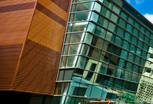
#> input picture images/t2_1.png, 153 x 104 px, shrunk from 543 x 371 before the run; its folder holds 4 pictures in this run
$ python t2.py
#> lines starting #> are read from the running program, lines starting #| are printed output that depends on the picture; pictures that were not available may be replaced by others from this repository, and a replacement may not be noted
# 1. Only add your code inside the function (including newly improted packages).
#  You can design a new function and call the new function in the given functions.
# 2. For bonus: Give your own picturs. If you have N pictures, name your pictures such as ["t3_1.png", "t3_2.png", ..., "t3_N.png"], and put them inside the folder "images".
# 3. Not following the project guidelines will result in a 10% reduction in grades

import cv2
import numpy as np
import json
import matplotlib.pyplot as plt

# TODO remove
np.set_printoptions(suppress=True)


def stitch(imgmark, N=4, savepath=''):  # For bonus: change your input(N=*) here as default if the number of your input pictures is not 4.
    "The output image should be saved in the savepath."
#> called with imgmark = 't2', N = 4, savepath = 'task2.png'
    "The intermediate overlap relation should be returned as NxN a one-hot(only contains 0 or 1) array."
    "Do NOT modify the code provided."
    imgpath = [f'./images/{imgmark}_{n}.png' for n in range(1, N + 1)]
    imgs = []
    for ipath in imgpath:
        img = cv2.imread(ipath)
#> img is the input picture: shape (104, 153, 3); mean B, G, R 64, 86.7, 86.8
        imgs.append(img)

    "Start you code here"

    sift = cv2.xfeatures2d.SIFT_create()
    bf = cv2.BFMatcher(cv2.NORM_L2, crossCheck=True)

    queue_indices = []
    skipped_indices = []
    overlap_arr = np.ones((N, N), dtype=np.uint8)

    if any(e is None for e in imgs):
        print("Any one of the images is not found, returning zeros overlap array.")
        overlap_arr = np.zeros((N, N), dtype=np.uint8)
        return overlap_arr

    def merge_images(img1, img2, index, append_if_skip=True):
        gray1 = cv2.cvtColor(img1, cv2.COLOR_BGR2GRAY)
        gray2 = cv2.cvtColor(img2, cv2.COLOR_BGR2GRAY)

        kps1, des1 = sift.detectAndCompute(gray1, None)
        kps2, des2 = sift.detectAndCompute(gray2, None)

        if(index == 1 and append_if_skip):
            print(f"Matching points for {imgmark}_{1}.png and {imgmark}_{index + 1}.png.")
        else:
            print(f"Matching points for stitched image and {imgmark}_{index + 1}.png.")
        best_matches = []
        for queryIdx, queryMatrix in enumerate(des1):
            min_dist = np.inf
            best_indices = [0, 0]
            for trainIdx, trainMatrix in enumerate(des2):
                distance = np.linalg.norm(queryMatrix - trainMatrix)
                if (distance < min_dist):
                    min_dist = distance
                    best_indices = [queryIdx, trainIdx, distance]
            best_matches.append(best_indices)
        best_matches = sorted(best_matches, key=lambda x: x[2])[0:len(best_matches)//3]

        kp_pts1 = np.float32([kp.pt for kp in kps1])
        kp_pts2 = np.float32([kp.pt for kp in kps2])
        pts1 = np.float32([kp_pts1[m[0]] for m in best_matches]).reshape(-1, 1, 2)
        pts2 = np.float32([kp_pts2[m[1]] for m in best_matches]).reshape(-1, 1, 2)

        (H, status) = cv2.findHomography(pts1, pts2, cv2.RANSAC, 5.0)
        rot_matrix = np.array(np.round(H, decimals=1))[:2, :2]
        rot_matrix_0011 = np.abs(rot_matrix[0, 0]) == np.abs(rot_matrix[1, 1])
        rot_matrix_0110 = np.abs(rot_matrix[0, 1]) == np.abs(rot_matrix[1, 0])
        if (not (rot_matrix_0011 and rot_matrix_0110)):
            if(append_if_skip):
                print(f"{imgmark}_{index+1}.png could not match with stitched image, adding to queue!")
                queue_indices.append(index)
            else:
                print(f"Did not match again, skipping {imgmark}_{index+1}.png!")
                skipped_indices.append(index)
            return img1

        img1_shape = img1.shape[0:2]  # src
        img2_shape = img2.shape[0:2]  # des

        unwarped_bounds = np.array([[0, 0], [img1_shape[1], 0], [0, img1_shape[0]], [img1_shape[1], img1_shape[0]]])
        homogenous_unwarped_bounds = []
        for x, y in unwarped_bounds:
            homogenous_unwarped_bounds.append([x, y, 1])
        homogenous_unwraped_bound = np.array(homogenous_unwarped_bounds).squeeze()
        homogeneous_warped_bounds = []
        for x, y, z in homogenous_unwraped_bound:
            homogeneous_warped_bounds.append(np.dot(H, np.array([[x], [y], [z]])).T)
        homogeneous_warped_bounds = np.array(homogeneous_warped_bounds).squeeze()
        warped_bounds = []
        for x, y, z in homogeneous_warped_bounds:
            warped_bounds.append([x / z, y / z])
        warped_bounds = np.array(warped_bounds).squeeze()
        min_warped_bounds = np.min(warped_bounds, axis=0)
        max_warped_bounds = np.max(warped_bounds, axis=0)

        des_bounds = np.array([[0, 0], [img2_shape[1], 0], [0, img2_shape[0]], [img2_shape[1], img2_shape[0]]])
        min_des_bounds = np.min(des_bounds, axis=0)
        max_des_bounds = np.max(des_bounds, axis=0)

        min_output_bounds = (np.min([min_warped_bounds[0], min_des_bounds[0]]), np.min([min_warped_bounds[1], min_des_bounds[1]]))
        max_output_bounds = (np.max([max_warped_bounds[0], max_des_bounds[0]]), np.max([max_warped_bounds[1], max_des_bounds[1]]))

        offset = np.array([[1, 0, -min_output_bounds[0]], [0, 1, -min_output_bounds[1]], [0, 0, 1]])
        merged_img = cv2.warpPerspective(img1, np.dot(offset, H), (round(max_output_bounds[0] - min_output_bounds[0]), round(max_output_bounds[1] - min_output_bounds[1])))
        merged_img[int(offset[1, 2]): img2_shape[0] + int(offset[1, 2]), int(offset[0, 2]): img2_shape[1] + int(offset[0, 2])] = img2

        # Removing black borders from rows and cols
        merged_img = np.delete(merged_img, np.where(np.sum(merged_img[:, :, 0], axis=1) == 0), axis=0)
        merged_img = np.delete(merged_img, np.where(np.sum(merged_img[:, :, 0], axis=0) == 0), axis=1)
        return merged_img

    output_img = imgs[0]

    # Merging first image with others
    for i in range(1, N):
        output_img = merge_images(output_img, imgs[i], i)
#> this loop made 3 passes
#> (rot_matrix in merge_images, rot_matrix_0011 in merge_images, rot_matrix_0110 in merge_images) on passes 1 to 3: ([[1, 0.1], [-0.1, 1]], True, True), ([[0.1, -0.5], [0.3, -1.2]], False, False), ([[-0.4, 0.2], [-0.3, 0.1]], False, False)
#> pass 1, in merge_images, `gray2 = cv2.cvtColor(img2, cv2.COLOR_BGR2GRAY)`:
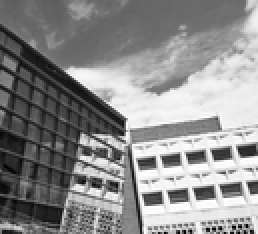
#> gray2: shape (117, 129) (shown 2 times larger); min 0, max 255, mean 140
#> pass 1, in merge_images, `merged_img = np.delete(merged_img, np.where(np.sum(merged_img[:, :, 0]..`:
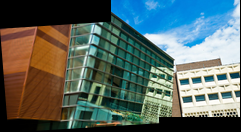
#> merged_img: shape (132, 241, 3); mean B, G, R 98.8, 103, 87.4
#> after the loop:
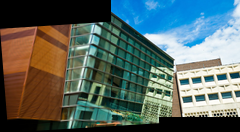
#> output_img: shape (132, 240, 3); mean B, G, R 99.2, 103.4, 87.7
        # cv2.imshow("output", output_img)
        # cv2.waitKey(0)
        # cv2.destroyAllWindows()

    if(queue_indices):
        print("Trying skipped images again.")
        # Merging skipped images again with final output
        for i in queue_indices:
            output_img = merge_images(output_img, imgs[i], i, append_if_skip=False)
#> this loop made 2 passes
#> pass 1, in merge_images (call 4), `gray1 = cv2.cvtColor(img1, cv2.COLOR_BGR2GRAY)`:
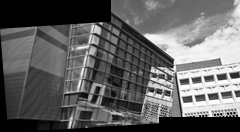
#> gray1: shape (132, 240); min 0, max 255, mean 98.2
#> pass 1, in merge_images (call 4), `gray2 = cv2.cvtColor(img2, cv2.COLOR_BGR2GRAY)`:
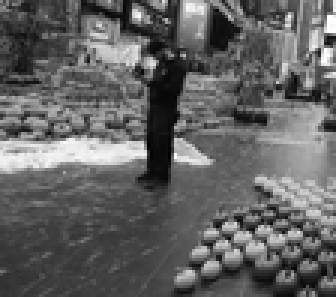
#> gray2: shape (99, 112) (shown 3 times larger); min 0, max 255, mean 98.6
#> pass 2, in merge_images (call 5), `gray2 = cv2.cvtColor(img2, cv2.COLOR_BGR2GRAY)`:
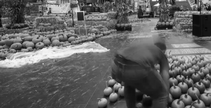
#> gray2: shape (108, 211); min 5, max 253, mean 98.3
            # cv2.imshow("output", output_img)
            # cv2.waitKey(0)
            # cv2.destroyAllWindows()

    for i in skipped_indices:
        overlap_arr[:, i] = np.zeros_like(overlap_arr[:, i])
        overlap_arr[i, :] = np.zeros_like(overlap_arr[:, i])
        overlap_arr[i, i] = 1

    cv2.imwrite(savepath, output_img)
    print(f"Stitched image {savepath} saved!")

    return overlap_arr


if __name__ == "__main__":
    # task2
    overlap_arr = stitch('t2', N=4, savepath='task2.png')
    with open('t2_overlap.txt', 'w') as outfile:
        json.dump(overlap_arr.tolist(), outfile)

    # bonus
    overlap_arr2 = stitch('t3', N=4, savepath='task3.png')
#> call 2 of stitch, with imgmark = 't3', N = 4, savepath = 'task3.png'
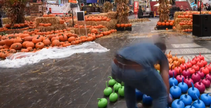
#> input picture images/t1_2.png, 211 x 108 px, shrunk from 749 x 385 before the run, given in place of t3_1.png, which was not available
#> in stitch, img is the input picture: shape (108, 211, 3); mean B, G, R 85, 91.1, 117.7
    with open('t3_overlap.txt', 'w') as outfile:
        json.dump(overlap_arr2.tolist(), outfile)
